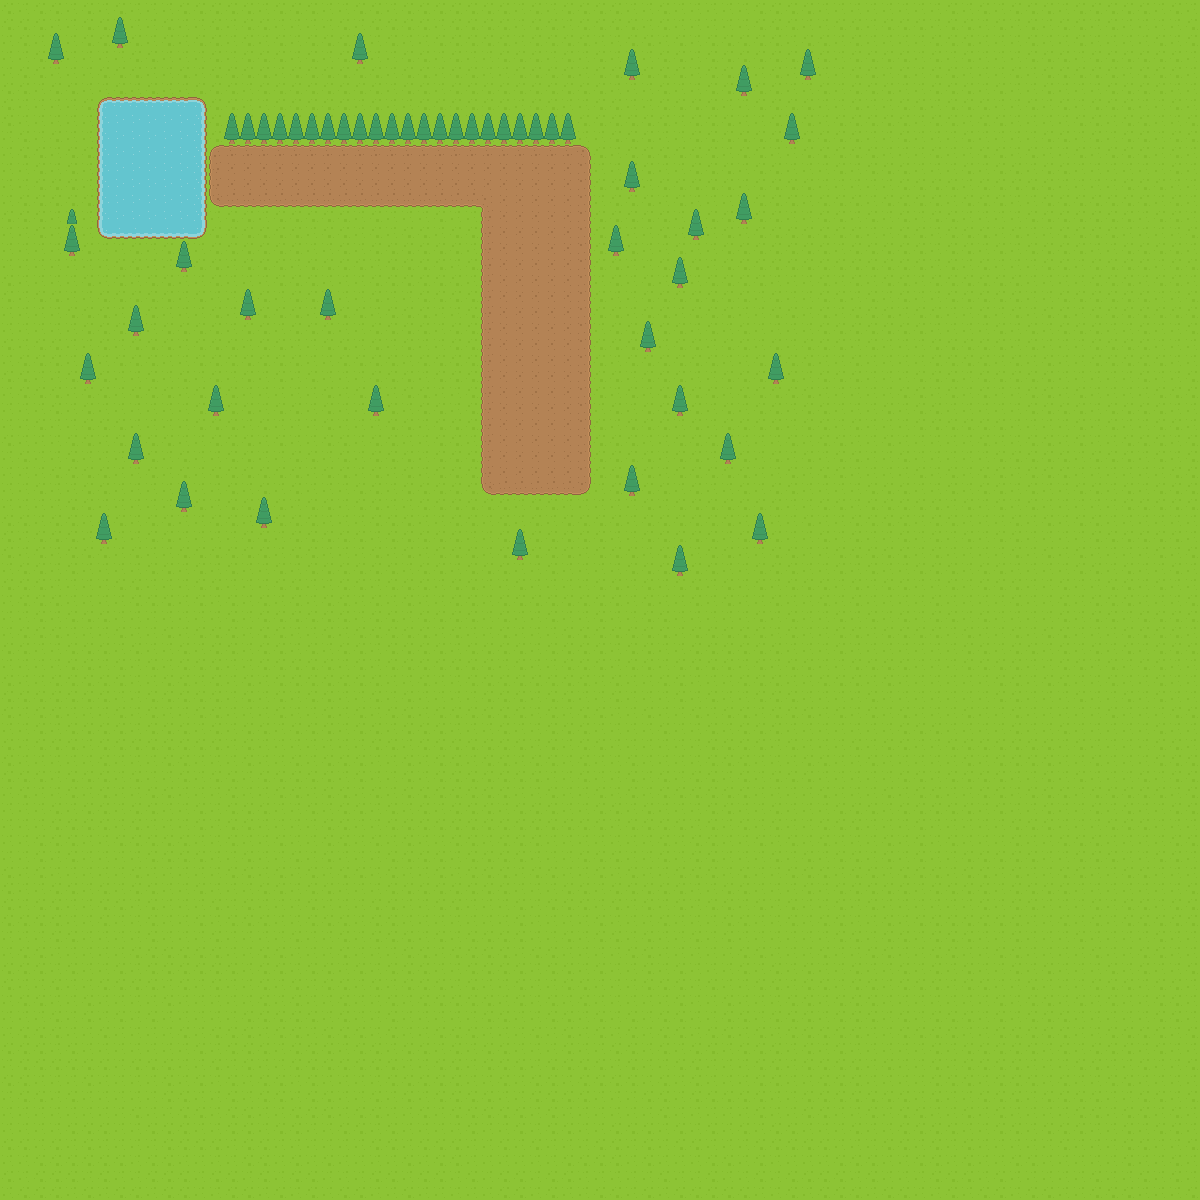

Rendered tile map (Tiled .tmx) drawn with the repository's tilesets; below, a short description and the map source with its tile grids summarised:
An orthogonal 75x75 tile map with 16x16 px tiles, 3 tile layers (Camada de Tiles 1, Camada de Tiles 2, Objects) and 26 objects.

<map version="1.0" orientation="orthogonal" renderorder="left-down" width="75" height="75" tilewidth="16" tileheight="16" nextobjectid="16">
 <properties>
  <property name="unity:scale" value=".0625" />
 </properties>
 <tileset firstgid="1" name="base" tilewidth="16" tileheight="16" spacing="1" tilecount="1767" columns="57">
  <image source="../Art/roguelikeSheet_transparent.png" width="968" height="526" />
  <terraintypes>
   <terrain name="Dirt" tile="578" />
  </terraintypes>
  <tile id="2">
   <objectgroup draworder="index">
    <object id="1" x="-0.181818" y="-0.0909091" width="16.0909" height="16" />
   </objectgroup>
  </tile>
  <tile id="3">
   <objectgroup draworder="index">
    <object id="1" x="0.0909091" y="-0.0909091" width="15.9091" height="16" />
   </objectgroup>
  </tile>
  <tile id="4">
   <objectgroup draworder="index">
    <object id="1" x="-0.0909091" y="-0.181818" width="16.0909" height="16.2727" />
   </objectgroup>
  </tile>
  <tile id="59">
   <objectgroup draworder="index">
    <object id="1" x="0" y="-0.181818" width="16" height="16.1818" />
   </objectgroup>
  </tile>
  <tile id="60">
   <objectgroup draworder="index">
    <object id="1" x="0.272727" y="0.0909091" width="0.0909091" height="0.363636" />
    <object id="2" x="0.0909091" y="-0.0909091" width="15.9091" height="15.8182" />
   </objectgroup>
  </tile>
  <tile id="61">
   <objectgroup draworder="index">
    <object id="1" x="-0.0909091" y="0" width="16.0909" height="15.9091" />
   </objectgroup>
  </tile>
  <tile id="116">
   <objectgroup draworder="index">
    <object id="1" x="0" y="-0.0909091" width="15.9091" height="15.9091" />
   </objectgroup>
  </tile>
  <tile id="117">
   <objectgroup draworder="index">
    <object id="1" x="0.0909091" y="0.0909091" width="15.8182" height="15.8182" />
   </objectgroup>
  </tile>
  <tile id="118">
   <objectgroup draworder="index">
    <object id="1" x="-0.0909091" y="0" width="16.0909" height="16.0909" />
   </objectgroup>
  </tile>
  <tile id="518" terrain="0,0,0," />
  <tile id="519" terrain="0,0,,0" />
  <tile id="520" terrain=",,,0" />
  <tile id="521" terrain=",,0,0" />
  <tile id="522" terrain=",,0," />
  <tile id="575" terrain="0,,0,0" />
  <tile id="576" terrain=",0,0,0" />
  <tile id="577" terrain=",0,,0" />
  <tile id="578" terrain="0,0,0,0" />
  <tile id="579" terrain="0,,0," />
  <tile id="634" terrain=",0,," />
  <tile id="635" terrain="0,0,," />
  <tile id="636" terrain="0,,," />
  <tile id="645">
   <objectgroup draworder="index">
    <object id="1" x="0" y="-0.0909091" width="15.8182" height="16.0909" />
   </objectgroup>
  </tile>
 </tileset>
 <layer name="Camada de Tiles 1" width="75" height="75">
  <data>[5625 cells, 5625 non-empty, 11 distinct tile ids]</data>
 </layer>
 <layer name="Camada de Tiles 2" width="75" height="75">
  <data>[5625 cells, 222 non-empty, 10 distinct tile ids]</data>
 </layer>
 <layer name="Objects" width="75" height="75">
  <properties>
   <property name="unity:sortingLayerName" value="WorldObjects" />
  </properties>
  <data>[5625 cells, 109 non-empty, 2 distinct tile ids]</data>
 </layer>
 <objectgroup name="Camada de Objetos 1">
  <object id="1" x="98" y="105">
   <polyline points="0,0 4,-5 9,-8 91,-7.66667 97,-8 100.333,-6.33333 104.333,-5.33333 106,-2.33333 107,0 108,2.33333 108,4.33333 108,122.333 106,127.667 103.333,130.667 99.3333,132.667 93,133 7.66667,133 3.66667,130.333 1,127.333 -0.333333,123.333 -0.666667,-1 -0.333333,-0.333333" />
  </object>
  <object id="2" x="228.182" y="139.273" width="7.81818" height="4.54545" />
  <object id="3" x="245.091" y="139.091" width="6.18182" height="5.27273" />
  <object id="4" x="261.091" y="139.091" width="6.54545" height="5.81818" />
  <object id="5" x="276.909" y="139.636" width="6" height="4.54545" />
  <object id="6" x="292.909" y="140.364" width="7.09091" height="3.45455" />
  <object id="7" x="308.727" y="139.636" width="7.63636" height="4.54545" />
  <object id="8" x="324.545" y="139.818" width="7.81818" height="4.54545" />
  <object id="9" x="341.818" y="138.727" width="6.18182" height="5.45455" />
  <object id="10" x="357.273" y="140.364" width="6.54545" height="3.27273" />
  <object id="11" x="372.909" y="138.909" width="7.27273" height="5.27273" />
  <object id="12" x="388.182" y="138.545" width="8.36364" height="5.27273" />
  <object id="13" x="405.273" y="140" width="6.18182" height="4.18182" />
  <object id="14" x="419.818" y="140" width="8.72727" height="3.81818" />
  <object id="15" x="436.182" y="138.909" width="7.45455" height="5.45455" />
 </objectgroup>
</map>
